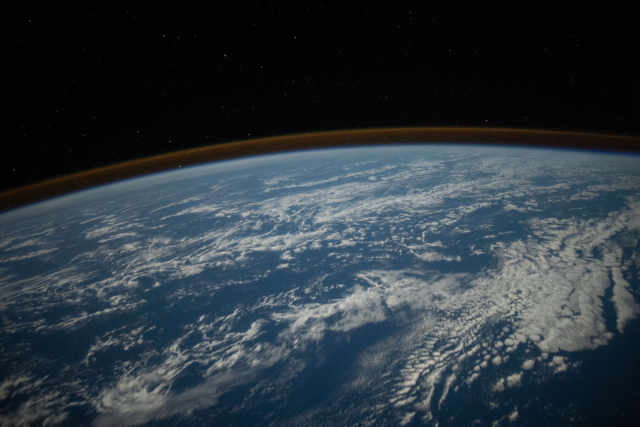
#> input picture SAT0_OBC/SatImageTaking/photos/4.jpg, 1280 x 853 px (shown at 1/2 size); its folder holds 2 pictures in this run; the run also reads 1 picture not shown here
$ python star_main.py
#> lines starting #> are read from the running program, lines starting #| are printed output that depends on the picture; long printed decimals are rounded
### SAT0_OBC/SatImageTaking/utils.py
from cv2 import imwrite as cv2_imwrite
from cv2 import imread as cv2_imread
from cv2 import resize as cv2_resize
from cv2 import INTER_AREA as cv2_INTER_AREA
from cv2 import IMWRITE_JPEG_QUALITY
from datetime import datetime
import os
import numpy as np


def get_image(path_or_image: str or np.ndarray, x=-1, dim=None) -> np.ndarray:
    """Get image from path or image.

    Args:
        path_or_image (str or np.ndarray): Path of the image or image.
        x (int, optional): Opencv flag. Defaults to -1 for colorful image.
        dim (tuple, optional): Resize dimension. Defaults to None.

    Returns:
        np.ndarray: Image.
    """
    if isinstance(path_or_image, str) and os.path.exists(path_or_image):
        path = path_or_image
        image = _read_image(path, x, dim)
    elif isinstance(path_or_image, np.ndarray):
        image = path_or_image
    elif isinstance(path_or_image, int):
        path = f"./sent/{path_or_image}/Img.jpeg"
        image = cv2_imread(path, -1)
    else:
        raise TypeError("pass path or image")
    return image


def _read_image(path: str, x=-1, dim=None) -> np.ndarray:
    """Read image from path.

    Args:
        path (str): Path of the image.
        x (int, optional): Opencv flag. Defaults to -1 for colorful image.
        dim (tuple, optional): Resize dimension. Defaults to None.

    Returns:
        np.ndarray: Image.
        """
    image = cv2_imread(path, x)
    if dim and len(dim):
        image = cv2_resize(image, dim)
    return image


def get_pic_path_list(path: str) -> list:
    """Get list of path of images in the directory.

    Args:
        path (str): Directory path.

    Returns:
        list: List of path of images in the directory.
    """
    file_list = os.listdir(path)
    pic_path_list = [path + i for i in file_list if i.endswith(('.png', '.jpg', '.jpeg', '.jfif')) and
                     not i.startswith('.')]
    return pic_path_list


# [74 lines left out: functions init_final_path, crop, if_stars, not called in this run]


def save_pic(pic_path: str, image: np.ndarray, compress_factor=95, dim=None) -> None:
    """Save image.

    Args:
        pic_path (str): Path of the image where it will be saved.
        image (np.ndarray): Image.
        dim (tuple, optional): Resize dimension. Defaults to None.
        compress_factor (int): Minimize image size. Defaults to 95.

    Returns:
        None
    """
    if dim and len(dim) == 2:
        image = cv2_resize(image, dim)
    image_name = datetime.now().strftime("%Y-%m-%d %H-%M-%S-%f") + '.jpeg'
    image_path = os.path.join(pic_path, image_name)
    compress = [IMWRITE_JPEG_QUALITY, compress_factor]
    cv2_imwrite(image_path, image, compress)


# [12 lines left out: function resize, not called in this run]

### SAT0_OBC/SatImageTaking/earth.py
'''
    @file earth.py
    @brief A file for the detecting the earth in a picture.

    Copyright (C) 2023 @authors Zachi Ben-Shtirit, Assaf Hiya

    This program is free software: you can redistribute it and/or modify
    it under the terms of the GNU General Public License as published by
    the Free Software Foundation, either version 3 of the License, or
    (at your option) any later version.

    This program is distributed in the hope that it will be useful,
    but WITHOUT ANY WARRANTY; without even the implied warranty of
    MERCHANTABILITY or FITNESS FOR A PARTICULAR PURPOSE.  See the
    GNU General Public License for more details.

    You should have received a copy of the GNU General Public License
    along with this program.  If not, see <https://www.gnu.org/licenses/>.
 '''
from cv2 import cvtColor as cv2_cvtColor
from cv2 import morphologyEx as cv2_morphologyEx
from cv2 import GaussianBlur as cv2_GaussianBlur
from cv2 import threshold as cv2_threshold
from cv2 import adaptiveThreshold as cv2_adaptiveThreshold
from cv2 import bitwise_and as cv2_bitwise_and
from cv2 import bitwise_not as cv2_bitwise_not
from cv2 import Sobel as cv2_Sobel
from cv2 import circle as cv2_circle
from cv2 import findContours as cv2_findContours
from cv2 import dilate as cv2_dilate
from cv2 import minEnclosingCircle as cv2_minEnclosingCircle
from cv2 import THRESH_TOZERO, ADAPTIVE_THRESH_MEAN_C, THRESH_BINARY_INV, MORPH_CLOSE, MORPH_OPEN, RETR_EXTERNAL,\
    CHAIN_APPROX_SIMPLE, COLOR_BGR2GRAY

import numpy as np

from SatImageTaking import utils


class earth:
    """
    Class earth

    Args:
        path_or_image: The path of the image or the image itself.
        dim: The image dimension (optional).

    Attributes:
        mask (np.ndarray): The mask of Earth in image. ##
        image (np.ndarray): The image itself.
        gray_image (np.ndarray): The gray version of the image.
        clear_sky (np.ndarray): The sky portion of the image.
        clear_earth (np.ndarray): The Earth portion of the image
        earth_mask (np.ndarray): The mask of the Earth portion of the image
        is_earth (bool): Boolean indicating if the Earth is in the imag.
        earth_percent (int): The percent of the earth in the image #
        curve (np.ndarray): The curve of the image  #
        is_dark_earth (bool): Boolean indicating if the image is of the Earth at night.
        is_stars (bool): Boolean indicating if contain only stars.
    """

    def __init__(self, path_or_image: str or np.ndarray, dim=None) -> None:
        """Constructor for earth class. Initializes the attributes of the class"""
        self.mask = None
        self.image = utils.get_image(path_or_image, dim=dim)
        self.gray_image = cv2_cvtColor(self.image, COLOR_BGR2GRAY)
        self.clear_sky, self.clear_earth, self.earth_mask = self.get_mask()
        self.is_earth = self._is_earth()
        self.earth_percent = self._earth_percent()
        self.curve = self.get_curve()
        if self.is_earth:
            self.is_dark_earth = False
        else:
            self.is_dark_earth = self._is_earth_at_night()
        self.is_stars = False if self.is_dark_earth or self.is_earth else True

    def _is_earth_at_night(self):
        """Detects if the image taken is of the Earth at night.

        Returns:
                bool: True if the image contain Earth at night, False otherwise.
        """
        gray_image = cv2_GaussianBlur(
            self.gray_image, (3, 3), 0)
        _, gray_image = cv2_threshold(
            self.gray_image, 80, 255, THRESH_TOZERO)
        mask = cv2_adaptiveThreshold(
            gray_image, 255, ADAPTIVE_THRESH_MEAN_C, THRESH_BINARY_INV, blockSize=3, C=5)
        kernel = np.ones((5, 5), np.uint8)
        mask = cv2_morphologyEx(mask, MORPH_CLOSE, kernel)

        contours, _ = cv2_findContours(
            mask, RETR_EXTERNAL, CHAIN_APPROX_SIMPLE)[-2:]

        self.mask = mask
        for cnt in contours:
            (x, y), r = cv2_minEnclosingCircle(cnt)
            if r > 60:
                return True
        return False

    def get_curve(self):
        """find the curve of the Earth.

        Returns:
            np.ndarray: image that contains the curve o the Earth"""
        gauss = cv2_GaussianBlur(self.gray_image, (7, 7), 0)

        _, gauss = cv2_threshold(gauss, 80, 255, THRESH_TOZERO)

        adaptive_mean = cv2_adaptiveThreshold(gauss, 255, ADAPTIVE_THRESH_MEAN_C, THRESH_BINARY_INV,
                                              blockSize=201, C=3)
        kernel = np.ones((5, 5), np.uint8)
        adaptive_mean = cv2_morphologyEx(
            adaptive_mean, MORPH_CLOSE, kernel)
        adaptive_mean = cv2_morphologyEx(
            adaptive_mean, MORPH_OPEN, kernel)
        return adaptive_mean

    def _is_earth(self):
        """Detects if the Earth is in the image

        Returns:
                bool: True if the image contain Earth, False otherwise.
        """
        height, width = self.gray_image.shape
        image_size, white_pix = height * \
            width, np.count_nonzero(self.earth_mask == 255)
        white_pix_percent = 1 - (image_size - white_pix) / image_size
        if white_pix_percent > 0.1:
            return True
        else:
            False

    def _earth_percent(self):
        """Returns the percent of the earth in the image"""
        height, width = self.gray_image.shape
        image_size, white_pix = height * \
            width, np.count_nonzero(self.earth_mask == 255)
        white_pix_percent = 1 - (image_size - white_pix) / image_size
        return white_pix_percent

    def _get_earth_mask(self):
        """Returns the earth mask in the image"""
        gauss = cv2_GaussianBlur(self.gray_image, (5, 5), 0)

        _, gray_image = cv2_threshold(
            gauss, 30, 255, THRESH_TOZERO)

        thresh = cv2_Sobel(src=gray_image, ddepth=-1, dx=1, dy=1, ksize=11)

        kernel = np.ones((10, 10), np.uint8)
        thresh = cv2_morphologyEx(thresh, MORPH_CLOSE, kernel)
        kernel = np.ones((20, 20), np.uint8)
        thresh = cv2_morphologyEx(thresh, MORPH_OPEN, kernel)
        kernel = np.ones((40, 40), np.uint8)
        thresh = cv2_morphologyEx(thresh, MORPH_CLOSE, kernel)
        kernel = np.ones((70, 70), np.uint8)
        thresh = cv2_morphologyEx(thresh, MORPH_OPEN, kernel)

        return thresh

    def draw_black_cir(self, contours):
        """This function helps to eliminate all the stars in the sky or fill the holes in Earth mask"""
        for center, radius in contours:
            cv2_circle(self.mask, center, radius, (0, 0, 0), -1)

    def _get_cir_contours(self):
        """
        Finds all the the little circles for a given image.

         Returns:
            list: A list containing the contours of the circles in the image
        """
        height, width = self.gray_image.shape
        contours, _ = cv2_findContours(
            self.mask, RETR_EXTERNAL, CHAIN_APPROX_SIMPLE)[-2:]
        all_cir = []
        for cnt in contours:
            (x, y), r = cv2_minEnclosingCircle(cnt)
            if r < int(max(height, width) * 0.3):
                x, y, r = int(x), int(y), int(r)
                center = x, y
                all_cir.append((center, r))
        return all_cir

    def fill_earth(self):
        """Fill all the little holes in Earth mask image."""
        self.mask = cv2_bitwise_not(self.mask)
        contours = self._get_cir_contours()
        self.draw_black_cir(contours)
        self.mask = cv2_bitwise_not(self.mask)

    def get_mask(self):
        """
        Returns the clear sky, clear earth and earth mask of the image.
        The clear sky contains just the sky portion of the image.
        The clear_earth contains just the portion with the earth.
        The mask contains the Earth mask.
        """
        self.mask = self._get_earth_mask()
        contours = self._get_cir_contours()
        self.draw_black_cir(contours)

        kernel = np.ones((5, 5), np.uint8)
        self.mask = cv2_dilate(self.mask, kernel, iterations=2)

        self.fill_earth()

        kernel = np.ones((15, 15), np.uint8)
        self.mask = cv2_dilate(self.mask, kernel, iterations=1)

        clear_earth = cv2_bitwise_and(
            self.image, self.image, mask=self.mask)

        mask = cv2_bitwise_not(self.mask)
        clear_sky = cv2_bitwise_and(
            self.image, self.image, mask=mask)

        return clear_sky, clear_earth, self.mask

### SAT0_OBC/SatImageTaking/star_finder.py
'''
    @file star_finder.py
    @brief A file for the finding stars function.

    Copyright (C) 2023 @authors Zachi Ben-Shtirit, Assaf Hiya

    This program is free software: you can redistribute it and/or modify
    it under the terms of the GNU General Public License as published by
    the Free Software Foundation, either version 3 of the License, or
    (at your option) any later version.

    This program is distributed in the hope that it will be useful,
    but WITHOUT ANY WARRANTY; without even the implied warranty of
    MERCHANTABILITY or FITNESS FOR A PARTICULAR PURPOSE.  See the
    GNU General Public License for more details.

    You should have received a copy of the GNU General Public License
    along with this program.  If not, see <https://www.gnu.org/licenses/>.
 '''
from cv2 import cvtColor as cv2_cvtColor
from cv2 import morphologyEx as cv2_morphologyEx
from cv2 import GaussianBlur as cv2_GaussianBlur
from cv2 import threshold as cv2_threshold
from cv2 import adaptiveThreshold as cv2_adaptiveThreshold
from cv2 import bitwise_and as cv2_bitwise_and
from cv2 import bitwise_not as cv2_bitwise_not
from cv2 import Sobel as cv2_Sobel
from cv2 import circle as cv2_circle
from cv2 import findContours as cv2_findContours
from cv2 import dilate as cv2_dilate
from cv2 import minEnclosingCircle as cv2_minEnclosingCircle
from cv2 import THRESH_TOZERO, ADAPTIVE_THRESH_MEAN_C, THRESH_BINARY_INV, MORPH_CLOSE, MORPH_OPEN, RETR_EXTERNAL,\
    CHAIN_APPROX_SIMPLE, COLOR_BGR2GRAY, THRESH_BINARY

from copy import deepcopy
# import matplotlib.pyplot as plt
import numpy as np

from SatImageTaking import utils


class star_finder:
    """A class to detect stars in an image.
      Args:
        path_or_image (str or list): Path to the image or the image itself.
        gray_image (np.ndarray, optional): Grayscale image to be processed. Defaults to None.
        sensitivity (int, optional): Sensitivity of the threshold. Defaults to 100.
        N_stars (int, optional): Number of stars to be found. Defaults to None.
        dim (tuple, optional): Dimensions of the image. Defaults to None.
        draw (bool, optional): Whether to draw the stars on the image. Defaults to False.

    Attributes:
        draw_image (np.ndarray): The image drawn with detected stars.
        image (np.ndarray): The original image.
        gray_image (np.ndarray): The grayscale version of the original image.
        sensitivity (int):  Sensitivity of the threshold used when finding stars.
        mask (np.ndarray): The mask used to find stars.
        stars (list): A list of detected stars, including center, radius, and brightness.
        N_stars (int): The number of stars to detect.

    Methods:
        find_stars(): Finds stars in the image and stores them in the 'stars' attribute.
        extract_star(): Extracts a single star from the image.
        get_threshold(): Returns the threshold used to find stars.
        get_brightness(): Returns the brightness of a star.
        draw (): draw the stars on the image.
    """

    def __init__(self, path_or_image: str or list, gray_image=0, sensitivity=100, N_stars=None, dim=None, draw=False,) -> None:
        """
        Initializes the star_finder object.
        """
        self.draw_image = None
        self.image = utils.get_image(path_or_image, dim=dim)
        if isinstance(gray_image, np.ndarray):
            self.gray_image = gray_image
        else:
            self.gray_image = cv2_cvtColor(self.image, COLOR_BGR2GRAY)
        self.sensitivity = sensitivity
        self.mask = self.get_threshold()

        self.stars = self.find_stars()
        N_stars = N_stars if N_stars == None or N_stars < len(
            self.stars) and N_stars != 0 else len(self.stars)
        self.N_stars = N_stars
        self.stars = self.stars[:N_stars]
        if draw:
            self.draw()

    def find_stars(self):
        """
        Finds stars in the image.

        Returns:
            list: List of stars found in the image.
            each elemant contain the the following data:
                star - the image of the star.
                center - x, y cordinate of the stars (tuple).
                r - the radius of the star.
                brightness- the brightness of the star.
        """
        contours, _ = cv2_findContours(
            self.mask, RETR_EXTERNAL, CHAIN_APPROX_SIMPLE)[-2:]
        stars_data = []
        for cnt in contours:
            (x, y), r = cv2_minEnclosingCircle(cnt)
            if r > 10:
                continue
            x, y, r = int(x), int(y), int(r)
            center = x, y
            if r == 0:
                r = 1
            star = self.extract_star(y, x, r)
            stars_data.append(
                (star, center, r, star_finder.get_brightness(star)))

        stars_data.sort(key=lambda cnt: cnt[2], reverse=True)
        return stars_data

    def extract_star(self, y, x, r):
        """
        Extracts a star from the image.

        Args:
            y (int): Y coordinate of the star.
            x (int): X coordinate of the star.
            r (int): Radius of the star.

        Returns:
            np.ndarray: Cropped star.
        """
        star = self.gray_image[max(y - r, 0): y + r, max(x - r, 0): x + r]
        mask = np.zeros_like(self.gray_image)
        mask = cv2_circle(mask, (x, y), r, (255, 255, 255), -1)
        mask = mask[max(y - r, 0): y + r, max(x - r, 0): x + r]
        cropped_star = cv2_bitwise_and(star, star, mask=mask)
        return cropped_star

    def get_threshold(self):
        """
        Applies a threshold to the image

        Returns:
            np.ndarray: Thresholded image.
        """
        gray_image = cv2_GaussianBlur(
            self.gray_image, (5, 5), 0)
        _, gray_image = cv2_threshold(
            self.gray_image, self.sensitivity, 255, THRESH_TOZERO)
        adaptive_mean = cv2_adaptiveThreshold(
            gray_image, 255, ADAPTIVE_THRESH_MEAN_C, THRESH_BINARY_INV, blockSize=5, C=1)
        return adaptive_mean

    @staticmethod
    def get_brightness(star):
        """
        Calculates the brightness of a star.

        Args:
            star (np.ndarray): Cropped star.

        Returns:
            int: Brightness of the star.
        """
        brightest_pixal = np.amax(star)
        p = 0.1
        threshold_pixal = brightest_pixal - brightest_pixal * p * 3
        return np.sum(star[star > threshold_pixal])

    def draw(self):
        """
        Draws the stars on the image.
        """
        self.draw_image = deepcopy(self.image)
        for star, center, radius, b in self.stars[:self.N_stars]:
            cv2_circle(self.draw_image, center, radius + 4, (0, 255, 0), 2)

    # [9 lines left out: function get_data, not called in this run]

### SAT0_OBC/SatImageTaking/star_main.py
'''
    @file star_main.py
    @brief A file for testing SATLLA0 OBC picture taking mission runtime.

    Copyright (C) 2023 @authors Zachi Ben-Shtirit, Assaf Hiya

    This program is free software: you can redistribute it and/or modify
    it under the terms of the GNU General Public License as published by
    the Free Software Foundation, either version 3 of the License, or
    (at your option) any later version.

    This program is distributed in the hope that it will be useful,
    but WITHOUT ANY WARRANTY; without even the implied warranty of
    MERCHANTABILITY or FITNESS FOR A PARTICULAR PURPOSE.  See the
    GNU General Public License for more details.

    You should have received a copy of the GNU General Public License
    along with this program.  If not, see <https://www.gnu.org/licenses/>.
 '''
from cv2 import cvtColor as cv2_cvtColor
from cv2 import COLOR_BGR2GRAY
from time import time as time_time


from SatImageTaking import earth, star_finder, utils


PIC_DIR_PATH = "./photos/"

FINAL_DIRECTORY_PATH = "./photos/stars detected/"
path_list = utils.get_pic_path_list(PIC_DIR_PATH)

analsis_time_list = []
mask_time_list = []
run_time_list = []

i = 1
for pic_path in path_list[:]:
    print(
        f' - - - - - - - - - -  {i} from {len(path_list)} - - - - - - - - - - - - ')
    dim = (1280, 720)
    start_time = time_time()

    earth_analasis = earth.earth(pic_path, dim=dim)
    mask_time = (time_time() - start_time)

    mask_time_list.append(mask_time)

    gray_image = cv2_cvtColor(earth_analasis.clear_sky, COLOR_BGR2GRAY)
    star_analasis = star_finder.star_finder(
        pic_path, gray_image, sensitivity=100, dim=dim)

    star_analasis.draw()
    analsis_time = (time_time() - start_time) - mask_time
    analsis_time_list.append(analsis_time)

    utils.save_pic(FINAL_DIRECTORY_PATH,
                   star_analasis.draw_image, dim=(680, 480))

    run_time = time_time() - start_time
    run_time_list.append(run_time)
    i += 1
#> this loop made 2 passes
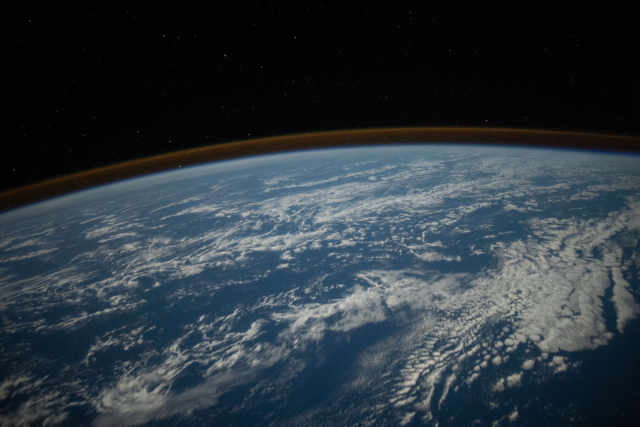
#> input picture SAT0_OBC/SatImageTaking/photos/4.jpg, 1280 x 853 px (shown at 1/2 size)
#> after the loop:
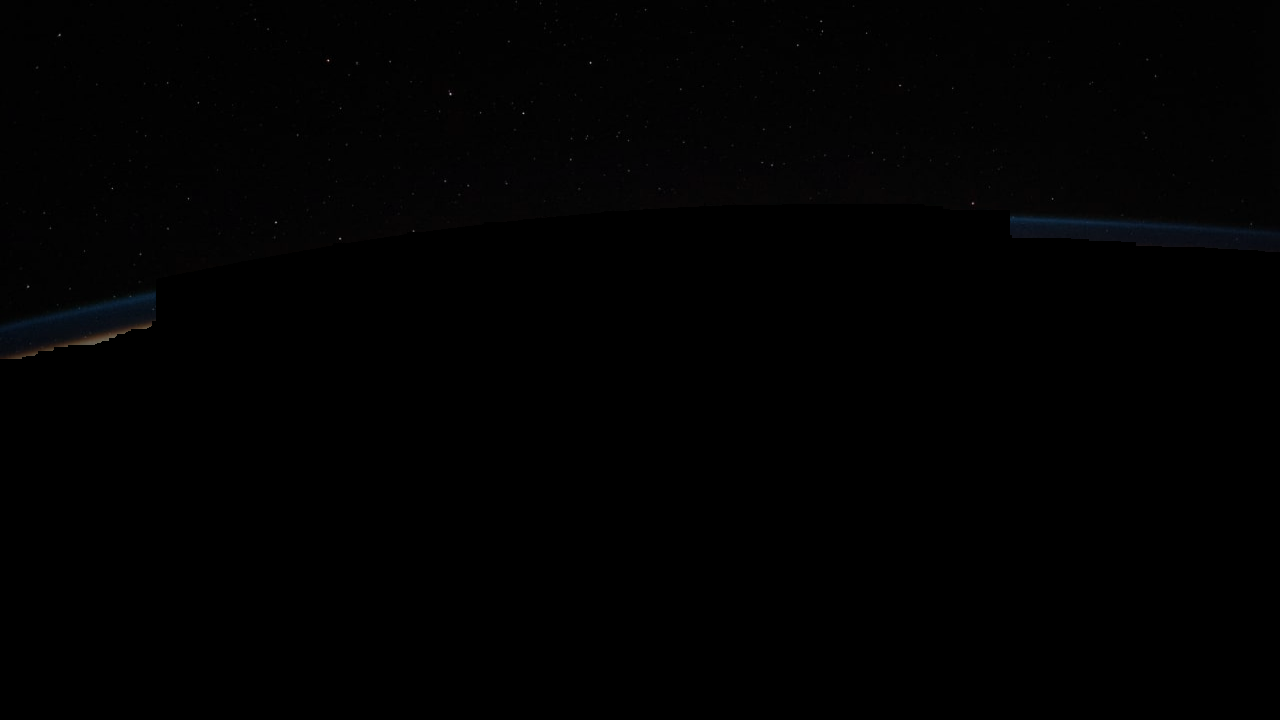
#> earth_analasis.clear_sky: shape (720, 1280, 3); mean of channels 0, 1, 2 1.2, 1.2, 1.3; drawn as R, G, B
#> after the loop, analsis_time_list = [0.0239, 0.0299]; i = 3; mask_time_list = [0.229, 0.208]; run_time_list = [0.257, 0.242]

print('earth_mask time avg  ', sum(mask_time_list)/len(mask_time_list))
#| earth_mask time avg   0.2184
print('analsis time avg  ', sum(analsis_time_list)/len(analsis_time_list))
#| analsis time avg   0.02691
print('run time avg  ', sum(run_time_list)/len(run_time_list))
#| run time avg   0.2493
